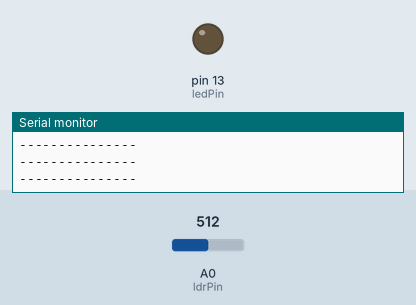
A sketch run on a simulated Arduino Uno, built with avr-gcc and run on an emulated ATmega328P. Shown: output pins drawn as LEDs (lit = HIGH), the last lines printed to the serial monitor. The test bench sets the inputs (shaded band); at power-on: A0 (ldrPin) = 512.

Above: at 1.2 s.
1.3 s: A0 (ldrPin) set to 308
2.8 s: A0 (ldrPin) set to 289
At 3.1 s:
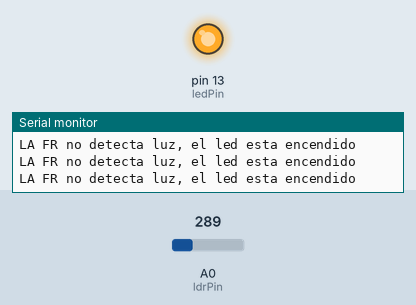
4.3 s: A0 (ldrPin) set to 306
At 4.8 s:
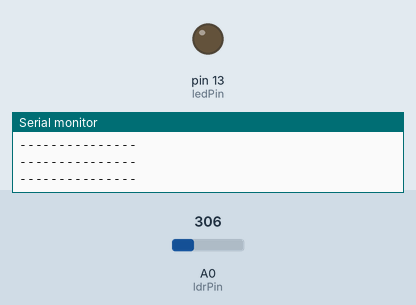
Timing chart, 0 to 7.3 s (numbered marks = the images above; inputs shaded):
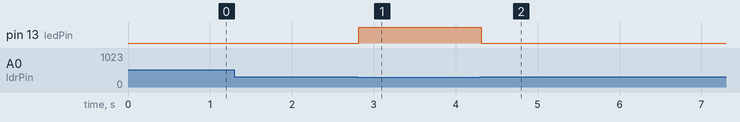

Measured:
- the behaviour switches between 301 and 300 on A0 (ldrPin) (found by bisection; images 0 and 1)
- after the input at 2.8 s, pin 13 (ledPin): LOW → HIGH at once
- after the input at 4.3 s, pin 13 (ledPin): HIGH → LOW at once

The sketch:

fr_led_basico.ino
```cpp
int ledPin = 13;
int ldrPin = A0;

void setup() {
Serial.begin(9600);
pinMode(ledPin, OUTPUT); // el led es salida
pinMode(ldrPin, INPUT);  // la FR  es entrada
}

void loop() {
int ldrStatus = analogRead(ldrPin);  //  creamos una variable local y asignamos su valor

// iniciamos la comparacion
if (ldrStatus <=300) {
digitalWrite(ledPin, HIGH);
Serial.println("LA FR no detecta luz, el led esta encendido");
}

else {
digitalWrite(ledPin, LOW);
Serial.println("---------------");
}

}
```
